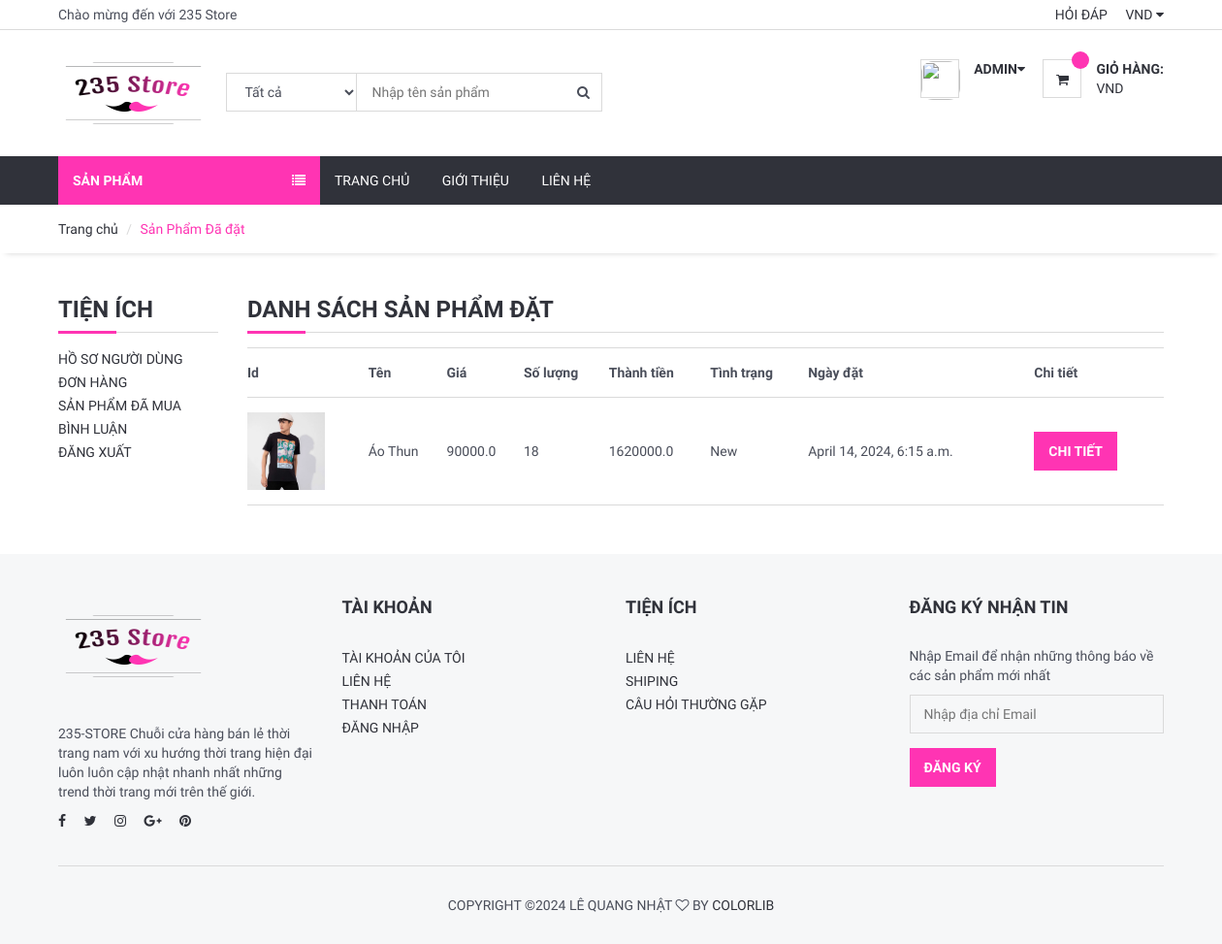
The app's page /user/orders_product/ (signed in) with its own data.
### order/models.py (models this page shows, shortened)
class OrderProduct(models.Model):
    STATUS = (
        ('Mới', 'Mới'),
        ('Chấp Nhận', 'Chấp Nhận'),
        ('Đã hủy', 'Đã hủy'),
    )
    order = models.ForeignKey(Order, on_delete=models.CASCADE)
    user = models.ForeignKey(User, on_delete=models.CASCADE)
    product = models.ForeignKey(Product, on_delete=models.CASCADE)
    variant = models.ForeignKey(Variants, on_delete=models.SET_NULL,blank=True, null=True) # relation with varinat
    quantity = models.IntegerField()
    price = models.FloatField()
    amount = models.FloatField()
    status = models.CharField(max_length=10, choices=STATUS, default='New')
    create_at = models.DateTimeField(auto_now_add=True)
    update_at = models.DateTimeField(auto_now=True)

### product/models.py (models this page shows, shortened)
class Product(models.Model):
    STATUS = (
        ('True', 'True'),
        ('False', 'False'),
    )
    VARIANTS = (
        ('None', 'None'),
        ('Size', 'Size'),
        ('Color', 'Color'),
        ('Size-Color', 'Size-Color'),
    )
    category = models.ForeignKey(Category, on_delete=models.CASCADE) #many to one relation with Category
    title = models.CharField(max_length=150)
    keywords = models.CharField(max_length=255)
    description = models.TextField(max_length=255)
    image=models.ImageField(upload_to='images/',null=False)
    price = models.DecimalField(max_digits=12, decimal_places=3,default=0)
    amount=models.IntegerField(default=0)
    minamount=models.IntegerField(default=3)
    variant=models.CharField(max_length=10,choices=VARIANTS, default='None')
    detail=RichTextUploadingField()
    slug = models.SlugField(null=False, unique=True)
    status=models.CharField(max_length=10,choices=STATUS)
    create_at=models.DateTimeField(auto_now_add=True)
    update_at=models.DateTimeField(auto_now=True)
    def image_tag(self):
            return mark_safe('<img src="{}" height="50"/>'.format(self.image.url))
    image_tag.short_description='Image'

### user/views.py (the view)
# urls.py: path('orders_product/', views.user_order_product, name='user_order_product'),
@login_required(login_url='/login') # Check login
def user_order_product(request):
    category = Category.objects.all()
    current_user = request.user
    order_product = OrderProduct.objects.filter(user_id=current_user.id).order_by('-id')
    context = {'category': category,
               'order_product': order_product,
               }
    return render(request, 'user_order_products.html', context)

### user/templates/user_order_products.html (shortened to what this page needs)
{% extends 'homebase.html' %}
{% block sidebar %} {% include 'sidebar.html' %} {% endblock %}
{% block body %}
    <div id="breadcrumb">
        <div class="container">
            <ul class="breadcrumb">
                <li><a href="/">Trang chủ</a></li>
                <li class="active">Sản Phẩm Đã đặt</li>
            </ul>
        </div>
    </div>
    <div class="section">
        <div class="container">
            <div class="row">
                <div class="col-md-2">
                    {% include "user_panel.html" %}
                </div>
                <div class="col-md-10">
                    <div class="order-summary clearfix">
                        <div class="section-title">
                            <h3 class="title">Danh sách sản phẩm đặt</h3>
                        </div>
                        <table class="shopping-cart-table table">
                            <tr>
                                <th class="text-left">Id </th>
                                <th class="text-left">Tên </th>
                                <th class="text-left">Giá </th>
                                <th class="text-left">Số lượng </th>
                                <th class="text-left">Thành tiền </th>
                                <th class="text-left">Tình trạng </th>
                                <th class="text-left">Ngày đặt </th>
                                <th class="text-left">Chi tiết </th>
                            </tr>
                            {% for rs in order_product %}
                                <tr>
                                    <td class="text-left">
                                        <a href="/product/{{ rs.product_id }}/{{ rs.product.slug }}">
                                                <img src="{{rs.product.image.url}}" alt="" style="height: 80px">
                                        </a>
                                    </td>
                                    <td>{{ rs.product.title}} </td>
                                    <td class="text-left">{{ rs.price}} </td>
                                    <td class="text-left"> {{   rs.quantity }}</td>
                                    <td class="text-left">{{ rs.amount}} </td>
                                    <td class="text-left">{{ rs.status}} </td>
                                    <td class="text-left">{{ rs.create_at}} </td>
                                    <td class="text-left"><a class="primary-btn" href="/user/order_product_detail/{{ rs.id }}/{{ rs.order.id}}"> Chi tiết </a></td>
                                </tr>
                            {% endfor %}
                        </table>
                    </div>
                </div>
            </div>
        </div>
    </div>
{% endblock %}

### home/templates/header.html (shortened to what this page needs)
{% load static %}
	<header>
		<div id="top-header">
			<div class="container">
				<div class="pull-left">
					<span>Chào mừng đến với 235 Store</span>
				</div>
				<div class="pull-right">
					<ul class="header-top-links">
						<li><a href="/faq">Hỏi đáp</a></li>
						<li class="dropdown default-dropdown">
							<a class="dropdown-toggle" data-toggle="dropdown" aria-expanded="true">VND <i class="fa fa-caret-down"></i></a>
						</li>
					</ul>
				</div>
			</div>
		</div>
		<div id="header">
			<div class="container">
				<div class="pull-left">
					<div class="header-logo">
						<a class="logo" href="#">
							<img src="{% static '' %}img/235lg.png" alt="">
						</a>
					</div>
					<div class="header-search">
						<form action="/search/" method="post">
							<input id="query" name="query" class="input search-input" type="text" placeholder="Nhập tên sản phẩm">
							<select name="catid" class="input search-categories">
								<option value="0">Tất cả </option>
								{% load mptt_tags %}
							</select>
							<button class="search-btn"><i class="fa fa-search"></i></button>
						</form>
					</div>
				</div>
				<div class="pull-right">
					<ul class="header-btns">
						<li class="header-account dropdown default-dropdown">
							{% if user.id is not None %}
							<div class="dropdown-toggle" role="button" data-toggle="dropdown" aria-expanded="true">
								<div class="header-btns-icon">
									<img src="{{ request.session.userimage }}" style="height: 40px; border-radius: 30%;width:40px">
								</div>
								<strong class="text-uppercase">{{ user.username }}<i class="fa fa-caret-down"></i></strong>
							</div>
							{% else %}
							<a href="/login" class="text-uppercase">Đăng nhập</a> / <a href="/signup" class="text-uppercase">Đăng ký</a>
							{% endif %}
						</li>
						<li class="header-cart dropdown default-dropdown">
							<a href="/shopcart/" >
								<div class="header-btns-icon">
									<i class="fa fa-shopping-cart"></i>
									<span class="qty">
										</span>
								</div>
								<strong class="text-uppercase">Giỏ hàng:</strong>
								<br>
								<span>VND</span>
							</a>
						</li>
					</ul>
				</div>
			</div>
		</div>
	</header>

### home/static/css/style.css (style rules this page uses)
body { font-family: 'Hind', sans-serif; color: #4A4E5A; overflow-x: hidden; }
h1, h2, h3, h4, h5, h6 { color: #30323A; margin: 0 0 10px; font-weight: 700; }
a { color: #30323A; -webkit-transition: 0.3s color; transition: 0.3s color; }
strong { color: #30323A; }
ul, ol { margin: 0; padding: 0; list-style: none }
.main-btn, .primary-btn { display: inline-block; padding: 10px 15px; text-transform: uppercase; font-weight: 700; border: none; -webkit-transition: 0.3s all; transition: 0.3s all; }
.primary-btn { color: #FFF; background-color: #FF34B3; }
.input { width: 100%; height: 40px; padding: 0px 15px; border: none; background-color: transparent; -webkit-box-shadow: 0px 0px 0px 1px #DADADA inset, 0px 0px 0px 5px transparent; box-shadow: 0px 0px 0px 1px #DADADA inset, 0px 0px 0px 5px transparent; -webkit-transition: 0.3s all; transition: 0.3s all; }
.section { padding-top: 30px; padding-bottom: 30px; }
.section-title { position: relative; margin-bottom: 15px; margin-top: 15px; border-bottom: 1px solid #DADADA; }
.section-title .title { display: inline-block; text-transform: uppercase; }
.section-title:after { content: ""; position: absolute; left: 0; bottom: -1.5px; height: 3px; width: 60px; background-color: #FF34B3; }
#breadcrumb { -webkit-box-shadow: 0px 6px 6px -6px rgba(0, 0, 0, 0.175); box-shadow: 0px 6px 6px -6px rgba(0, 0, 0, 0.175); }
.breadcrumb { background-color: transparent; border: none; border-radius: 0px; padding: 15px 0px; margin: 0; }
.breadcrumb>.active { color: #FF34B3; }
.breadcrumb>li+li:before { color: #DADADA; }
#header { padding-top: 15px; padding-bottom: 15px; }
#top-header { padding-top: 5px; padding-bottom: 5px; border-bottom: 1px solid #DADADA; }
.header-top-links>li { display: inline-block; }
.header-top-links>li+li { margin-left: 15px; }
.header-top-links>li>a { cursor: pointer; text-transform: uppercase; }
.header-logo { display: inline-block; margin-right: 15px; }
.header-logo .logo>img { width: 155px; height: 100px; }
.header-search { display: inline-block; padding: 15px 0px; max-width: 400px; }
.header-search>form { position: relative; }
.header-search>form .search-input { padding-left: 150px; padding-right: 45px; }
.header-search>form .search-categories { position: absolute; left: 0px; top: 0px; width: 135px; }
.header-search>form .search-btn { position: absolute; top: 0px; right: 0px; width: 40px; height: 40px; background-color: transparent; border: none; }
.header-btns>li { display: inline-block; vertical-align: top; padding: 15px 0px; }
.header-btns>li+li { margin-left: 15px; }
.header-btns>li .header-btns-icon { position: relative; float: left; margin-right: 15px; width: 40px; height: 40px; line-height: 40px; text-align: center; color: #30323A; background-color: #FFF; border: 1px solid #DADADA; }
.header-btns .dropdown-toggle { display: block; cursor: pointer; }
.header-cart .header-btns-icon .qty { position: absolute; right: -9px; top: -9px; width: 18px; height: 18px; line-height: 18px; text-align: center; font-size: 10px; background: #FF34B3; color: #FFF; border-radius: 50%; }
.shopping-cart-table>tbody>tr>td, .shopping-cart-table>tbody>tr>th, .shopping-cart-table>tfoot>tr>td, .shopping-cart-table>tfoot>tr>th, .shopping-cart-table>thead>tr>td, .shopping-cart-table>thead>tr>th { padding: 15px 0px; vertical-align: middle; border-top: 1px solid #DADADA; }
.shopping-cart-table>tbody>tr:last-child>td { border-bottom: 1px solid #DADADA; }

### records on screen
OrderProduct: product.image (picture), product "Áo Thun", price "90000.0", quantity "18", amount "1620000.0", status "New", create_at "April 14, 2024, 6:15 a.m."

### other values on screen
{{ user.username }} "ADMIN"
